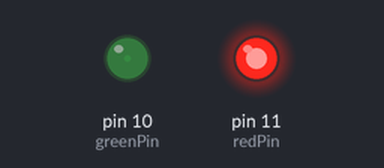
Bench run of a sketch on a simulated Arduino Uno, built with avr-gcc and run on an emulated ATmega328P. On the bench: output pins drawn as LEDs (lit = HIGH). What the sketch prints to the serial monitor is not drawn.

Above: at 0.05 s.
At 1.2 s:
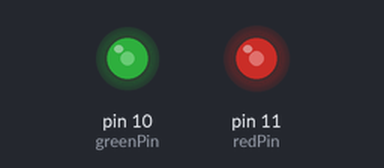
At 2.35 s:
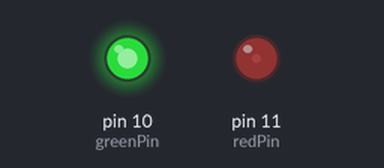
At 4.65 s:
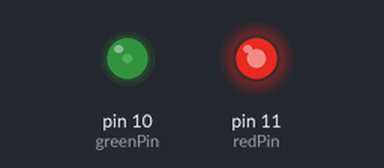
Timing chart, 0 to 6.7 s (numbered marks = the images above):
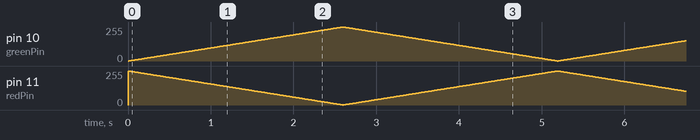

The sketch:

sketch_may13a.ino
```cpp
int redPin = 11;

int greenPin = 10;

int val = 0;

void setup() {
  pinMode(redPin, OUTPUT);
  pinMode(greenPin, OUTPUT);
  Serial.begin(9600);

}

void loop() {
  for (val = 255; val > 0; val--)
  {
    analogWrite(redPin, val);
    analogWrite(greenPin, 255- val);
    Serial.println(val, DEC);
    delay(10);
  }

  for (val = 0; 255 - val > 0; val++)
  {
    analogWrite(redPin, val);
    analogWrite(greenPin, 255- val);
    Serial.println(val, DEC);
    delay(10);
  }
}
```
